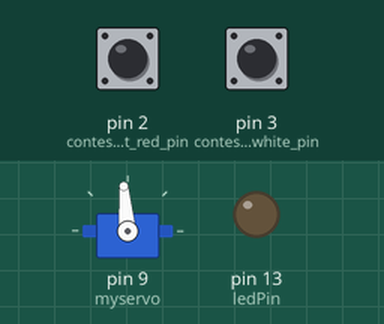
Simulated run of this sketch. Board: Arduino Uno, built with avr-gcc and run on an emulated ATmega328P. Shown: servo, output pins drawn as LEDs (lit = HIGH). The test bench sets the inputs (shaded band); at power-on: pin 2 (contestant_red_pin) HIGH, pin 3 (contestant_white_pin) HIGH. At 1.3 s the program stops and its outputs stay as they are.

Above: at 1.2 s.
1.3 s: pin 2 (contestant_red_pin) pulled LOW for 0.15 s
At 1.6 s:
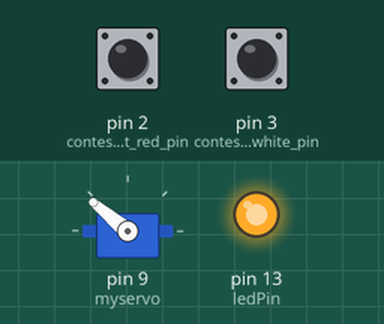
Timing chart, 0 to 2.8 s (numbered marks = the images above; inputs shaded):
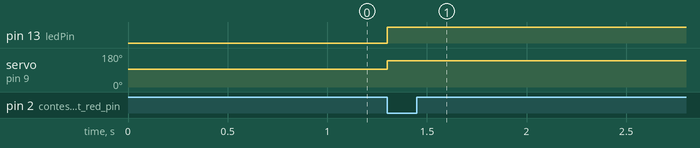

The sketch:

Family_Feud.ino
```cpp
// family feud - first to press button and the servo sweeps to that side

#include <Servo.h>

Servo myservo;  // create servo object to control a servo
// twelve servo objects can be created on most boards

int pos_red = 140;    // variable to store the servo position
int pos_center = 95;    // variable to store the servo position
int pos_white = 50;    // variable to store the servo position
int contestant_red_pin = 2;
int contestant_white_pin = 3;
const byte ledPin = 13;
volatile byte state = LOW;


void setup() {
  myservo.attach(9);  // attaches the servo on pin 9 to the servo object
  myservo.write(pos_center);

  pinMode(ledPin, OUTPUT);
  digitalWrite(ledPin, LOW);

  pinMode(contestant_red_pin, INPUT_PULLUP);
  pinMode(contestant_white_pin, INPUT_PULLUP);
}

void loop() {
  if(digitalRead(contestant_red_pin) == LOW) contestant_red();
  if(digitalRead(contestant_white_pin) == LOW) contestant_white();
}

void contestant_red() {
  myservo.write(pos_red);              // tell servo to go to position in variable 'pos'
  blink();
  while(1) {}
}

void contestant_white() {
  myservo.write(pos_white);              // tell servo to go to position in variable 'pos'
  blink();
  while(1) {}
}

void blink() {
  state = !state;
  digitalWrite(ledPin, state);
}
```

Measured:
- after the input at 1.3 s, pin 13 (ledPin): LOW → HIGH at once; servo on pin 9 (myservo): 95° → 140° at once
